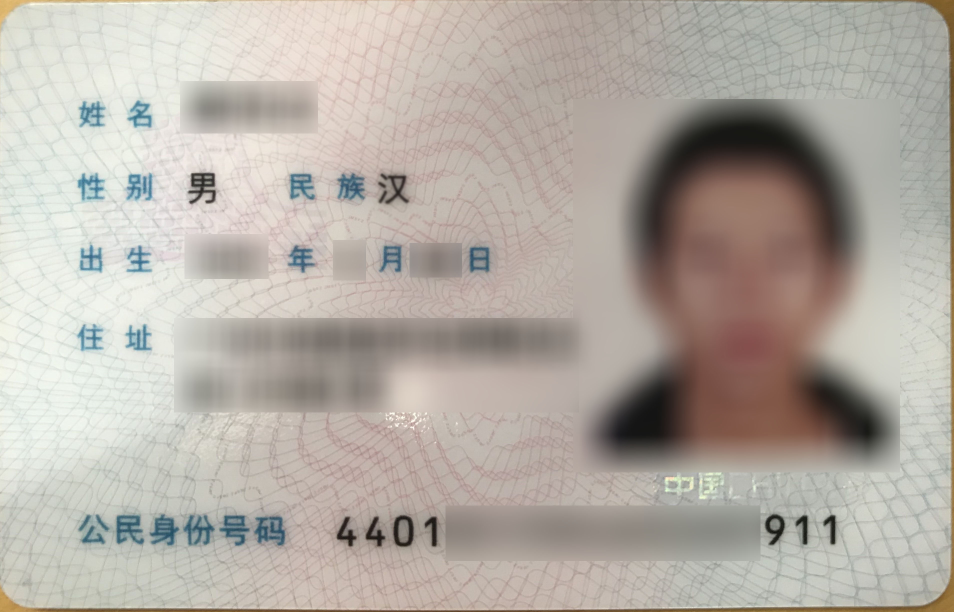
#> input picture idcard_mask.jpg, 3816 x 2448 px (shown at 1/4 size)
$ python findIDCard.py
#> lines starting #> are read from the running program, lines starting #| are printed output that depends on the picture
import numpy as np
import cv2


class findIDCard:
    def img_resize(self, imggray, dwidth):
        """
        调整图片大小

        :param imggray: 灰度图片
        :param dwidth: 需要调整到的宽度
        :return: 调整后的图片
        """
        crop = imggray
        size = crop.shape
        height = size[0]
        width = size[1]
        height = height * dwidth / width
        crop = cv2.resize(src=crop, dsize=(dwidth, int(height)), interpolation=cv2.INTER_CUBIC)
        return crop

    def find(self, img2_name):
        """
        查找身份证的轮廓

        :param img2_name: 文件名
        :return: 查找到的身份证图片
        """
#> called with img2_name = '1.jpg'
        img1_name = 'idcard_mask.jpg'
        img1 = cv2.imread(img1_name, 0)  # 读取灰度图片并调整大小
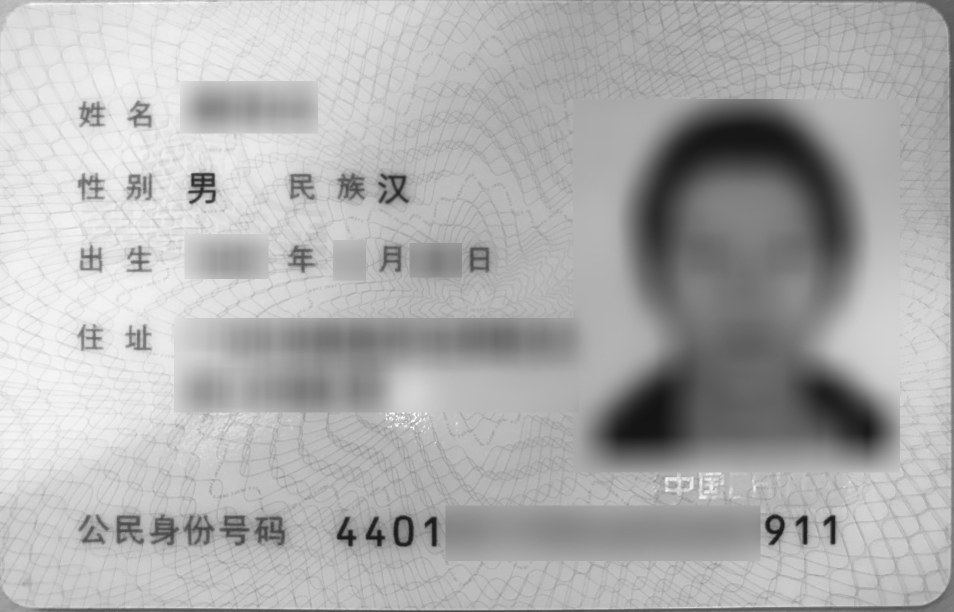
#> img1: shape (2448, 3816) (shown at 1/4 size); min 5, max 255, mean 173.9
        img1 = self.img_resize(img1, 640)
#> in img_resize, `crop = cv2.resize(src=crop, dsize=(dwidth, int(height)), interpolation..`:
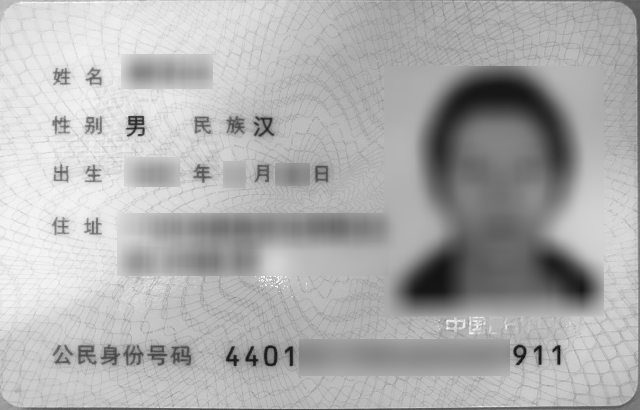
#> crop: shape (410, 640); min 13, max 255, mean 173.9

        img2 = cv2.imread(img2_name, 0)
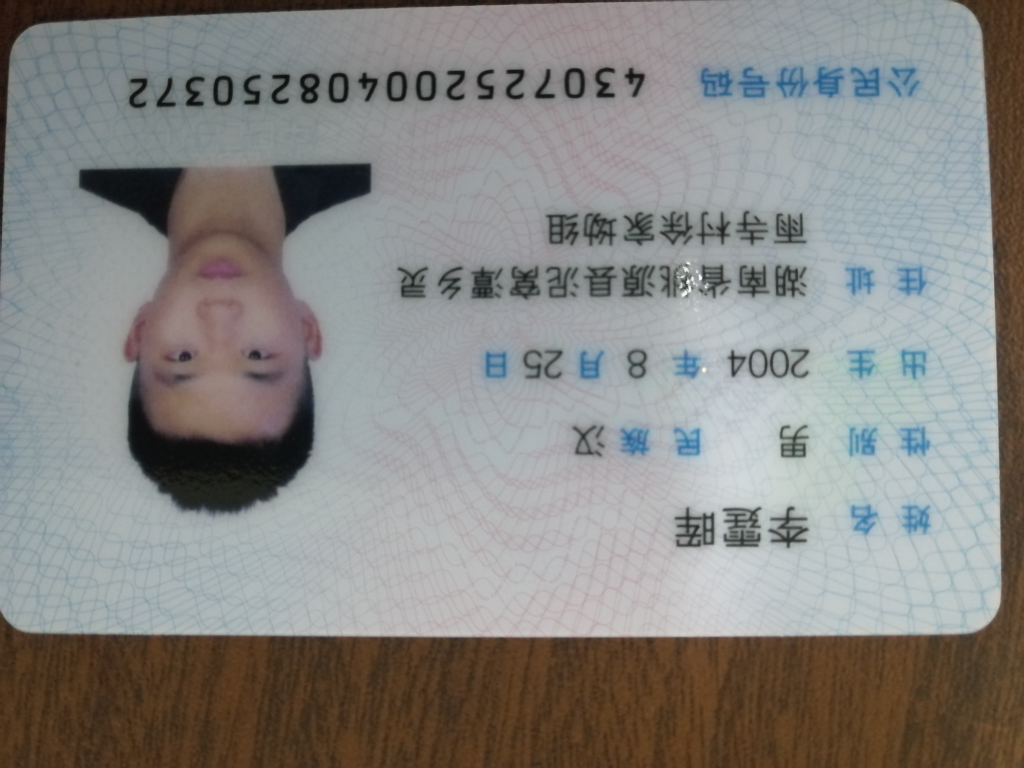
#> input picture pic/1.jpg, 5120 x 3840 px, found by its file name (shown at 1/5 size)
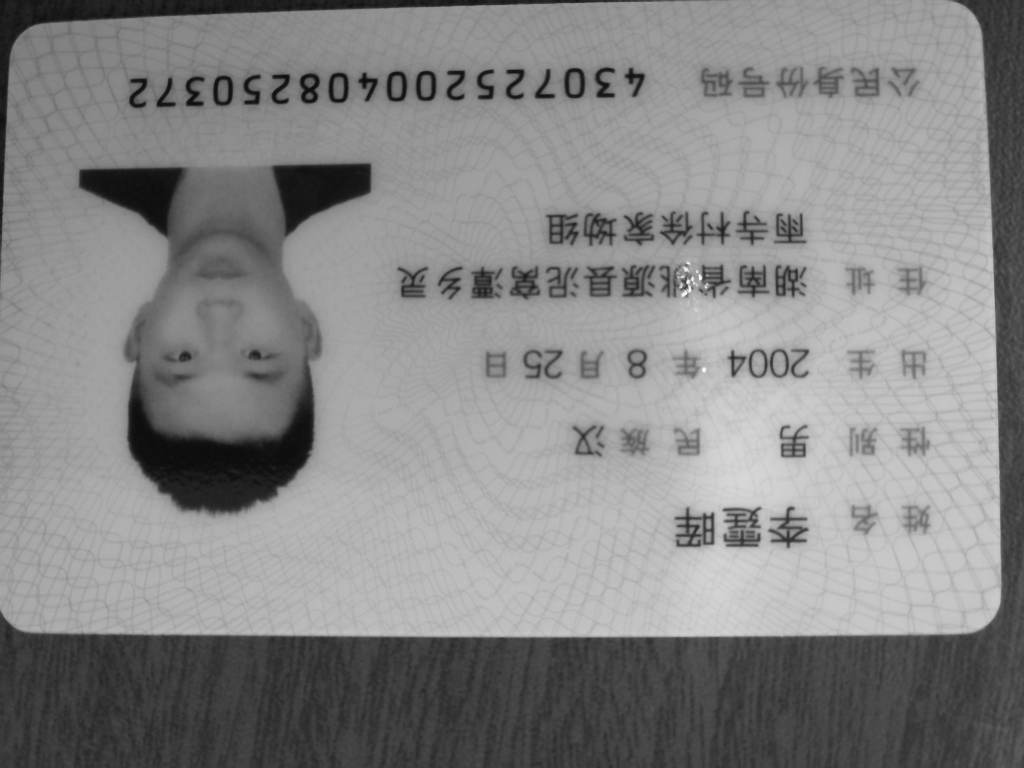
#> img2: shape (3840, 5120) (shown at 1/5 size); min 10, max 255, mean 133.7
        img2 = self.img_resize(img2, 1920)

        img_org = cv2.imread(img2_name)  # 读取原图并调整大小
#> img_org is the input picture: shape (3840, 5120, 3); mean B, G, R 131, 133.8, 134.6
        img_org = self.img_resize(img_org, 1920)

        # 启动 SIFT 检测器
        sift = cv2.xfeatures2d.SIFT_create()
        # 使用 SIFT 找到关键点和描述符
        kp1, des1 = sift.detectAndCompute(img1, None)
#> kp1 = 591 keypoints; strongest (x, y, size): (136, 123, 12.6), (557, 348, 4.9), (559, 362, 2.7), (434, 282, 36.7)
        kp2, des2 = sift.detectAndCompute(img2, None)
#> kp2 = 1866 keypoints; strongest (x, y, size): (1313, 521, 5), (404, 885, 136.8), (590, 354, 83.9), (273, 360, 79.2)

        FLANN_INDEX_KDTREE = 0
        index_params = dict(algorithm=FLANN_INDEX_KDTREE, trees=5)
        search_params = dict(checks=10)
        # 匹配目标图和模板图的关键点
        flann = cv2.FlannBasedMatcher(index_params, search_params)
        matches = flann.knnMatch(des1, des2, k=2)
#> matches = 591 matches

        # 两个最佳匹配之间距离需要大于ratio 0.7,距离过于相似可能是噪声点
        good = []
        for m, n in matches:
            if m.distance < 0.7 * n.distance:
                good.append(m)
#> after the loop, good = 118 matches

        src_pts = np.float32([kp1[m.queryIdx].pt for m in good]).reshape(-1, 1, 2)
#> src_pts = 118 rows, first 8: [54.35, 223.7], [55.24, 122], [55.24, 122], [55.24, 122], [55.58, 347.4], [57.1, 361.6], [57.1, 361.6], [58.78, 346.6]
        dst_pts = np.float32([kp2[m.trainIdx].pt for m in good]).reshape(-1, 1, 2)
#> dst_pts = 118 rows, first 8: [1728.9, 532.7], [1732.3, 836.3], [1732.3, 836.3], [1732.3, 836.3], [696.3, 184.5], [1710, 132.8], [1710, 132.8], [1706.7, 175.1]

        # 用HomoGraphy计算图像与图像之间映射关系, M为转换矩阵
        M, mask = cv2.findHomography(src_pts, dst_pts, cv2.RANSAC, 5.0)
#> M = [[-3.02, 0.0811, 1913.3], [0.035, -2.96, 1207], [3.74e-05, 9.11e-05, 1]]; mask = 118 values, max 1 at index 0, min 0 at index 4, mean 0.839

        # 使用转换矩阵M计算出img1在img2的对应形状
        h, w = img1.shape
#> h = 410; w = 640
        M_r = np.linalg.inv(M)
#> M_r = [[-0.324, 0.00982, 607.2], [0.00107, -0.325, 390.6], [1.2e-05, 2.93e-05, 0.942]]

        # 透视变化
        im_r = cv2.warpPerspective(img_org, M_r, (w, h))
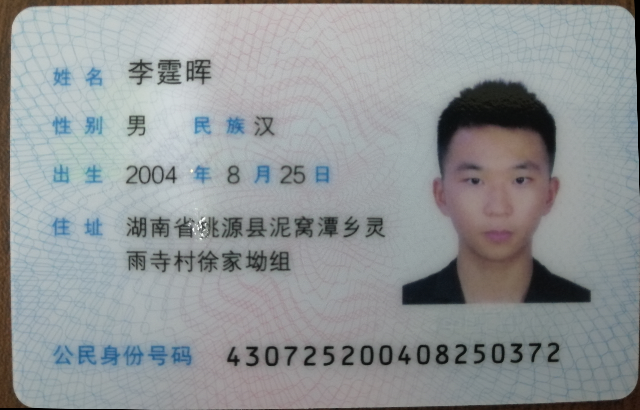
#> im_r: shape (410, 640, 3); mean B, G, R 150.9, 149.3, 145.1

        return im_r


if __name__ == '__main__':
    img = findIDCard().find('1.jpg')
    cv2.imshow('img', img)
    cv2.waitKey()
